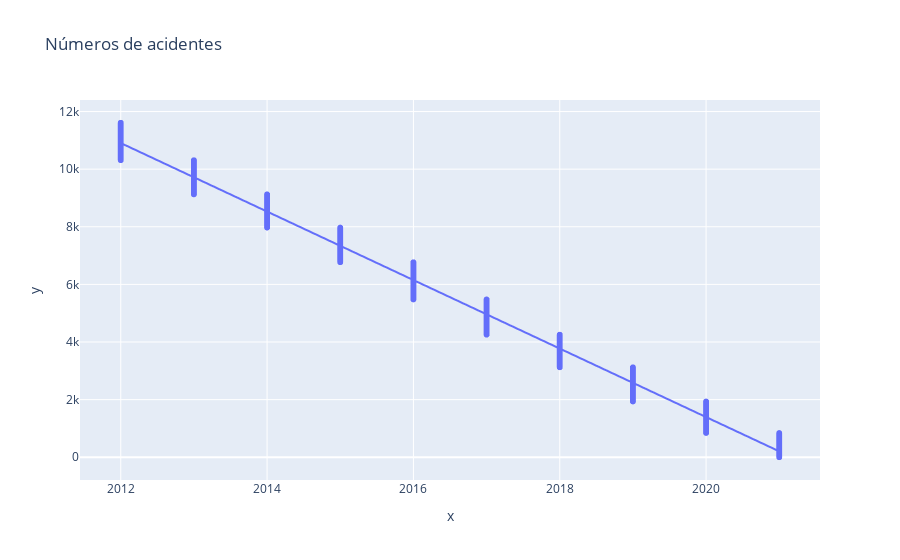

Source (notebook cell):
### Markdown cell above
# Analisa numero de acidentes ao decorrer dos anos

### Code cell
data = pd.read_csv("D:/FaculdadeCoisas/7 Semestre/Topicos Avancados em Computacao IV/Crash_Data.csv", low_memory=False)
data = pd.DataFrame(data)
data = data[data['Year'] > 2011]

data['X'] = np.arange(data.shape[0])

fig = px.scatter(x=data['Year'], y= data['X'],trendline="ols", title='Números de acidentes',labels = 'Calendário por ano',)

fig.show()

### Figure 1 — Plotly figure (JSON) as saved in the notebook; plotly's stock layout.template omitted (floating-point values rounded to 4 significant figures; data arrays with more than 128 entries replaced by an {"elided": "..."} marker saying what was removed)
{"data": [{"hovertemplate": "x=%{x}<br>y=%{y}<extra></extra>", "legendgroup": "", "marker": {"color": "#636efa", "symbol": "circle"}, "mode": "markers", "name": "", "showlegend": false, "type": "scattergl", "x": {"elided": "11612 int values"}, "xaxis": "x", "y": {"elided": "11612 int values"}, "yaxis": "y"}, {"hovertemplate": "<b>OLS trendline</b><br>y = -1188.9 * x + 2.40298e+06<br>R<sup>2</sup>=0.989160<br><br>x=%{x}<br>y=%{y} <b>(trend)</b><extra></extra>", "legendgroup": "", "marker": {"color": "#636efa", "symbol": "circle"}, "mode": "lines", "name": "", "showlegend": false, "type": "scattergl", "x": {"elided": "11612 int values"}, "xaxis": "x", "y": {"elided": "11612 float values"}, "yaxis": "y"}], "layout": {"legend": {"tracegroupgap": 0}, "title": {"text": "Números de acidentes"}, "xaxis": {"anchor": "y", "domain": [0, 1], "title": {"text": "x"}}, "yaxis": {"anchor": "x", "domain": [0, 1], "title": {"text": "y"}}}}
